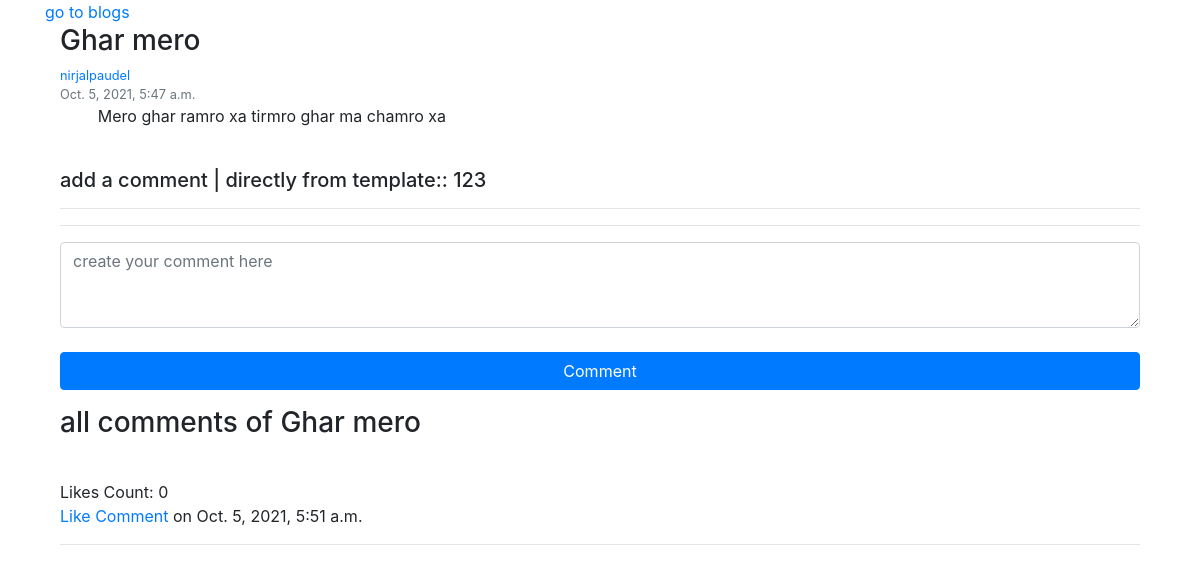
/view_blog/11 (signed in), run on the app's committed database.
### home/models.py (models this page shows, shortened)
class Blog(models.Model):
    aurthor = models.ForeignKey(User , null=True , on_delete=models.CASCADE)
    title = models.CharField(max_length=20)
    content = models.TextField()
    time = models.DateTimeField(auto_now_add=True)
    def __str__(self):
        return (self.title)

class Comment(models.Model):
    post = models.ForeignKey(Blog, null=True ,blank=True, related_name='comments', on_delete=models.CASCADE)
    name = models.ForeignKey(User, on_delete=models.CASCADE, null=True, blank=True)
    content = models.TextField(null=True,blank=True)
    date_added = models.DateTimeField(auto_now_add=True)
    like = models.ManyToManyField(User , related_name='likes')

### home/views.py (the view, shortened to what this page needs)
# urls.py: path('view_blog/<int:pk_second>', views.view_blog, name='view_blog'),
def view_blog(request, pk_second):
    if request.user.is_anonymous:
        return redirect("login")
    else:
        blog = Blog.objects.get(pk=pk_second)
        users = User.objects.all()
        commenty = blog.comments.annotate(
            count=Count('like')).order_by('-count')
        form = Comments(initial={'post': blog})
        context = {'blog': blog, 'commenty': commenty,
                   'form': form}
        return render(request, 'view_blog.html', context )

### home/forms.py
class Comments(forms.ModelForm):
    class Meta:
        model = Comment
        fields = ('post','content')
        widgets={
        'post' : forms.Select(attrs={'class':'form-control' ,'placeholder':' Name'}),
        'content' : forms.Textarea(attrs={'class':'form-control' , 'rows' : 3 ,'placeholder':'create your comment here'}),
        }

### templates/view_blog.html (shortened to what this page needs)
<html>
<head>
    <link rel="stylesheet" href="https://stackpath.bootstrapcdn.com/bootstrap/4.5.2/css/bootstrap.min.css"
>
</head>
<body class='container'>
    <a href="/blogs"> go to blogs</a>
    <div class="container">
        <h3>{{blog.title}}</h3>
        <small class="text-muted">
            <a href='{% url "user_profile" blog.aurthor.id %}'>
                {{blog.aurthor.username}}
            </a>
            <br />
            {{blog.time}}
        </small>
        <p style="white-space:pre-wrap;text-indent: 1cm;">{{blog.content}} </p>
        <br>
        <h5>
            add a comment {{aurthor}} | directly from template:: {{user}}
        </h5>
        <form method="POST">
            <hr>
            <hr>
            {{form.content}}
            <br>
            <button value="submit" type='submit' class="btn btn-primary btn-block">Comment </button>
        </form>
        {% if commenty %}
        <h3>
            all comments of {{blog.title}}
        </h3>
        <br>
        {% for comment in commenty %}
        {%if comment.name %}
        Likes Count: {{comment.like.all | length}} <br>
        {%if request.user in comment.like.all %}
        <a href="#">Liked Comment</a>
        {%else %}
        <a href="{{blog.pk}}/like/{{comment.pk}}">Like Comment</a>
        {%endif %}
        {%else %}
        <h4>Guest </h4>
        {%endif %}
        on
        {{ comment.date_added }}
        <hr>
        {% endfor %}
        {% else %}
        <h1>
            No Comments till now
        </h1>
        {% endif %}
    </div>
</body>
</html>

### data on the page
Blog: title "Ghar mero", aurthor.username "nirjalpaudel", time "Oct. 5, 2021, 5:47 a.m.", content "Mero ghar ramro xa tirmro ghar ma chamro xa"
Comment: like.all|length "0", date_added "Oct. 5, 2021, 5:51 a.m."

### other printed values
{{ user }} "123"
